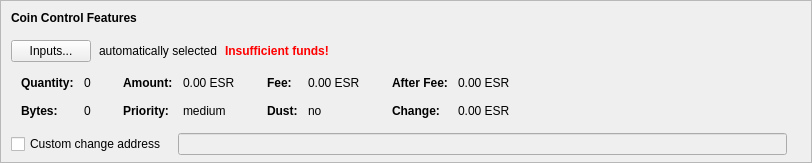
    <widget class="QFrame" name="frameCoinControl">
     <property name="sizePolicy">
      <sizepolicy hsizetype="Expanding" vsizetype="Expanding">
       <horstretch>0</horstretch>
       <verstretch>0</verstretch>
      </sizepolicy>
     </property>
     <property name="maximumSize">
      <size>
       <width>16777215</width>
       <height>16777215</height>
      </size>
     </property>
     <property name="frameShape">
      <enum>QFrame::StyledPanel</enum>
     </property>
     <property name="frameShadow">
      <enum>QFrame::Sunken</enum>
     </property>
     <layout class="QVBoxLayout" name="verticalLayoutCoinControl2">
      <property name="spacing">
       <number>0</number>
      </property>
      <property name="leftMargin">
       <number>0</number>
      </property>
      <property name="topMargin">
       <number>0</number>
      </property>
      <property name="rightMargin">
       <number>0</number>
      </property>
      <property name="bottomMargin">
       <number>6</number>
      </property>
      <item>
       <layout class="QVBoxLayout" name="verticalLayoutCoinControl" stretch="0,0,0,0,1">
        <property name="spacing">
         <number>0</number>
        </property>
        <property name="leftMargin">
         <number>10</number>
        </property>
        <property name="topMargin">
         <number>10</number>
        </property>
        <item>
         <layout class="QHBoxLayout" name="horizontalLayoutCoinControl1">
          <property name="bottomMargin">
           <number>15</number>
          </property>
          <item>
           <widget class="QLabel" name="labelCoinControlFeatures">
            <property name="sizePolicy">
             <sizepolicy hsizetype="Preferred" vsizetype="Maximum">
              <horstretch>0</horstretch>
              <verstretch>0</verstretch>
             </sizepolicy>
            </property>
            <property name="font">
             <font>
              <weight>75</weight>
              <bold>true</bold>
             </font>
            </property>
            <property name="styleSheet">
             <string notr="true">font-weight:bold;</string>
            </property>
            <property name="text">
             <string>Coin Control Features</string>
            </property>
           </widget>
          </item>
         </layout>
        </item>
        <item>
         <layout class="QHBoxLayout" name="horizontalLayoutCoinControl2" stretch="0,0,0,0">
          <property name="spacing">
           <number>8</number>
          </property>
          <property name="bottomMargin">
           <number>10</number>
          </property>
          <item>
           <widget class="QPushButton" name="pushButtonCoinControl">
            <property name="styleSheet">
             <string notr="true"/>
            </property>
            <property name="text">
             <string>Inputs...</string>
            </property>
            <property name="autoDefault">
             <bool>false</bool>
            </property>
           </widget>
          </item>
          <item>
           <widget class="QLabel" name="labelCoinControlAutomaticallySelected">
            <property name="text">
             <string>automatically selected</string>
            </property>
            <property name="margin">
             <number>5</number>
            </property>
           </widget>
          </item>
          <item>
           <widget class="QLabel" name="labelCoinControlInsuffFunds">
            <property name="font">
             <font>
              <weight>75</weight>
              <bold>true</bold>
             </font>
            </property>
            <property name="styleSheet">
             <string notr="true">color:red;font-weight:bold;</string>
            </property>
            <property name="text">
             <string>Insufficient funds!</string>
            </property>
            <property name="margin">
             <number>5</number>
            </property>
           </widget>
          </item>
          <item>
           <spacer name="horizontalSpacerCoinControl">
            <property name="orientation">
             <enum>Qt::Horizontal</enum>
            </property>
            <property name="sizeHint" stdset="0">
             <size>
              <width>40</width>
              <height>1</height>
             </size>
            </property>
           </spacer>
          </item>
         </layout>
        </item>
        <item>
         <widget class="QWidget" name="widgetCoinControl" native="true">
          <property name="sizePolicy">
           <sizepolicy hsizetype="Preferred" vsizetype="Preferred">
            <horstretch>0</horstretch>
            <verstretch>0</verstretch>
           </sizepolicy>
          </property>
          <property name="minimumSize">
           <size>
            <width>0</width>
            <height>0</height>
           </size>
          </property>
          <property name="styleSheet">
           <string notr="true"/>
          </property>
          <layout class="QHBoxLayout" name="horizontalLayoutCoinControl5">
           <property name="leftMargin">
            <number>0</number>
           </property>
           <property name="topMargin">
            <number>0</number>
           </property>
           <property name="rightMargin">
            <number>0</number>
           </property>
           <property name="bottomMargin">
            <number>0</number>
           </property>
           <item>
            <layout class="QHBoxLayout" name="horizontalLayoutCoinControl3" stretch="0,0,0,1">
             <property name="spacing">
              <number>20</number>
             </property>
             <property name="topMargin">
              <number>0</number>
             </property>
             <property name="bottomMargin">
              <number>10</number>
             </property>
             <item>
              <layout class="QFormLayout" name="formLayoutCoinControl1">
               <property name="horizontalSpacing">
                <number>10</number>
               </property>
               <property name="verticalSpacing">
                <number>14</number>
               </property>
               <property name="leftMargin">
                <number>10</number>
               </property>
               <property name="topMargin">
                <number>4</number>
               </property>
               <property name="rightMargin">
                <number>6</number>
               </property>
               <item row="0" column="0">
                <widget class="QLabel" name="labelCoinControlQuantityText">
                 <property name="font">
                  <font>
                   <weight>75</weight>
                   <bold>true</bold>
                  </font>
                 </property>
                 <property name="text">
                  <string>Quantity:</string>
                 </property>
                 <property name="margin">
                  <number>0</number>
                 </property>
                </widget>
               </item>
               <item row="0" column="1">
                <widget class="QLabel" name="labelCoinControlQuantity">
                 <property name="cursor">
                  <cursorShape>IBeamCursor</cursorShape>
                 </property>
                 <property name="contextMenuPolicy">
                  <enum>Qt::ActionsContextMenu</enum>
                 </property>
                 <property name="text">
                  <string notr="true">0</string>
                 </property>
                 <property name="margin">
                  <number>0</number>
                 </property>
                 <property name="textInteractionFlags">
                  <set>Qt::LinksAccessibleByMouse|Qt::TextSelectableByKeyboard|Qt::TextSelectableByMouse</set>
                 </property>
                </widget>
               </item>
               <item row="1" column="0">
                <widget class="QLabel" name="labelCoinControlBytesText">
                 <property name="font">
                  <font>
                   <weight>75</weight>
                   <bold>true</bold>
                  </font>
                 </property>
                 <property name="text">
                  <string>Bytes:</string>
                 </property>
                </widget>
               </item>
               <item row="1" column="1">
                <widget class="QLabel" name="labelCoinControlBytes">
                 <property name="cursor">
                  <cursorShape>IBeamCursor</cursorShape>
                 </property>
                 <property name="contextMenuPolicy">
                  <enum>Qt::ActionsContextMenu</enum>
                 </property>
                 <property name="text">
                  <string notr="true">0</string>
                 </property>
                 <property name="textInteractionFlags">
                  <set>Qt::LinksAccessibleByMouse|Qt::TextSelectableByKeyboard|Qt::TextSelectableByMouse</set>
                 </property>
                </widget>
               </item>
              </layout>
             </item>
             <item>
              <layout class="QFormLayout" name="formLayoutCoinControl2">
               <property name="horizontalSpacing">
                <number>10</number>
               </property>
               <property name="verticalSpacing">
                <number>14</number>
               </property>
               <property name="leftMargin">
                <number>6</number>
               </property>
               <property name="topMargin">
                <number>4</number>
               </property>
               <property name="rightMargin">
                <number>6</number>
               </property>
               <item row="0" column="0">
                <widget class="QLabel" name="labelCoinControlAmountText">
                 <property name="font">
                  <font>
                   <weight>75</weight>
                   <bold>true</bold>
                  </font>
                 </property>
                 <property name="text">
                  <string>Amount:</string>
                 </property>
                 <property name="margin">
                  <number>0</number>
                 </property>
                </widget>
               </item>
               <item row="0" column="1">
                <widget class="QLabel" name="labelCoinControlAmount">
                 <property name="cursor">
                  <cursorShape>IBeamCursor</cursorShape>
                 </property>
                 <property name="contextMenuPolicy">
                  <enum>Qt::ActionsContextMenu</enum>
                 </property>
                 <property name="text">
                  <string notr="true">0.00 ESR</string>
                 </property>
                 <property name="textInteractionFlags">
                  <set>Qt::LinksAccessibleByMouse|Qt::TextSelectableByKeyboard|Qt::TextSelectableByMouse</set>
                 </property>
                </widget>
               </item>
               <item row="1" column="0">
                <widget class="QLabel" name="labelCoinControlPriorityText">
                 <property name="font">
                  <font>
                   <weight>75</weight>
                   <bold>true</bold>
                  </font>
                 </property>
                 <property name="text">
                  <string>Priority:</string>
                 </property>
                </widget>
               </item>
               <item row="1" column="1">
                <widget class="QLabel" name="labelCoinControlPriority">
                 <property name="cursor">
                  <cursorShape>IBeamCursor</cursorShape>
                 </property>
                 <property name="contextMenuPolicy">
                  <enum>Qt::ActionsContextMenu</enum>
                 </property>
                 <property name="text">
                  <string notr="true">medium</string>
                 </property>
                 <property name="textInteractionFlags">
                  <set>Qt::LinksAccessibleByMouse|Qt::TextSelectableByKeyboard|Qt::TextSelectableByMouse</set>
                 </property>
                </widget>
               </item>
              </layout>
             </item>
             <item>
              <layout class="QFormLayout" name="formLayoutCoinControl3">
               <property name="horizontalSpacing">
                <number>10</number>
               </property>
               <property name="verticalSpacing">
                <number>14</number>
               </property>
               <property name="leftMargin">
                <number>6</number>
               </property>
               <property name="topMargin">
                <number>4</number>
               </property>
               <property name="rightMargin">
                <number>6</number>
               </property>
               <item row="0" column="0">
                <widget class="QLabel" name="labelCoinControlFeeText">
                 <property name="font">
                  <font>
                   <weight>75</weight>
                   <bold>true</bold>
                  </font>
                 </property>
                 <property name="text">
                  <string>Fee:</string>
                 </property>
                 <property name="margin">
                  <number>0</number>
                 </property>
                </widget>
               </item>
               <item row="0" column="1">
                <widget class="QLabel" name="labelCoinControlFee">
                 <property name="cursor">
                  <cursorShape>IBeamCursor</cursorShape>
                 </property>
                 <property name="contextMenuPolicy">
                  <enum>Qt::ActionsContextMenu</enum>
                 </property>
                 <property name="text">
                  <string notr="true">0.00 ESR</string>
                 </property>
                 <property name="textInteractionFlags">
                  <set>Qt::LinksAccessibleByMouse|Qt::TextSelectableByKeyboard|Qt::TextSelectableByMouse</set>
                 </property>
                </widget>
               </item>
               <item row="1" column="0">
                <widget class="QLabel" name="labelCoinControlLowOutputText">
                 <property name="font">
                  <font>
                   <weight>75</weight>
                   <bold>true</bold>
                  </font>
                 </property>
                 <property name="text">
                  <string>Dust:</string>
                 </property>
                </widget>
               </item>
               <item row="1" column="1">
                <widget class="QLabel" name="labelCoinControlLowOutput">
                 <property name="cursor">
                  <cursorShape>IBeamCursor</cursorShape>
                 </property>
                 <property name="contextMenuPolicy">
                  <enum>Qt::ActionsContextMenu</enum>
                 </property>
                 <property name="text">
                  <string notr="true">no</string>
                 </property>
                 <property name="textInteractionFlags">
                  <set>Qt::LinksAccessibleByMouse|Qt::TextSelectableByKeyboard|Qt::TextSelectableByMouse</set>
                 </property>
                </widget>
               </item>
              </layout>
             </item>
             <item>
              <layout class="QFormLayout" name="formLayoutCoinControl4">
               <property name="horizontalSpacing">
                <number>10</number>
               </property>
               <property name="verticalSpacing">
                <number>14</number>
               </property>
               <property name="leftMargin">
                <number>6</number>
               </property>
               <property name="topMargin">
                <number>4</number>
               </property>
               <property name="rightMargin">
                <number>6</number>
               </property>
               <item row="0" column="0">
                <widget class="QLabel" name="labelCoinControlAfterFeeText">
                 <property name="font">
                  <font>
                   <weight>75</weight>
                   <bold>true</bold>
                  </font>
                 </property>
                 <property name="text">
                  <string>After Fee:</string>
                 </property>
                 <property name="margin">
                  <number>0</number>
                 </property>
                </widget>
               </item>
               <item row="0" column="1">
                <widget class="QLabel" name="labelCoinControlAfterFee">
                 <property name="cursor">
                  <cursorShape>IBeamCursor</cursorShape>
                 </property>
                 <property name="contextMenuPolicy">
                  <enum>Qt::ActionsContextMenu</enum>
                 </property>
                 <property name="text">
                  <string notr="true">0.00 ESR</string>
                 </property>
                 <property name="textInteractionFlags">
                  <set>Qt::LinksAccessibleByMouse|Qt::TextSelectableByKeyboard|Qt::TextSelectableByMouse</set>
                 </property>
                </widget>
               </item>
               <item row="1" column="0">
                <widget class="QLabel" name="labelCoinControlChangeText">
                 <property name="font">
                  <font>
                   <weight>75</weight>
                   <bold>true</bold>
                  </font>
                 </property>
                 <property name="text">
                  <string>Change:</string>
                 </property>
                </widget>
               </item>
               <item row="1" column="1">
                <widget class="QLabel" name="labelCoinControlChange">
                 <property name="cursor">
                  <cursorShape>IBeamCursor</cursorShape>
                 </property>
                 <property name="contextMenuPolicy">
                  <enum>Qt::ActionsContextMenu</enum>
                 </property>
                 <property name="text">
                  <string notr="true">0.00 ESR</string>
                 </property>
                 <property name="textInteractionFlags">
                  <set>Qt::LinksAccessibleByMouse|Qt::TextSelectableByKeyboard|Qt::TextSelectableByMouse</set>
                 </property>
                </widget>
               </item>
              </layout>
             </item>
            </layout>
           </item>
          </layout>
         </widget>
        </item>
        <item>
         <layout class="QHBoxLayout" name="horizontalLayoutCoinControl4" stretch="0,0,0">
          <property name="spacing">
           <number>12</number>
          </property>
          <property name="sizeConstraint">
           <enum>QLayout::SetDefaultConstraint</enum>
          </property>
          <property name="topMargin">
           <number>5</number>
          </property>
          <property name="rightMargin">
           <number>5</number>
          </property>
          <item>
           <widget class="QCheckBox" name="checkBoxCoinControlChange">
            <property name="toolTip">
             <string>If this is activated, but the change address is empty or invalid, change will be sent to a newly generated address.</string>
            </property>
            <property name="text">
             <string>Custom change address</string>
            </property>
           </widget>
          </item>
          <item>
           <widget class="QValidatedLineEdit" name="lineEditCoinControlChange">
            <property name="enabled">
             <bool>false</bool>
            </property>
            <property name="sizePolicy">
             <sizepolicy hsizetype="Expanding" vsizetype="Fixed">
              <horstretch>0</horstretch>
              <verstretch>0</verstretch>
             </sizepolicy>
            </property>
           </widget>
          </item>
          <item>
           <widget class="QLabel" name="labelCoinControlChangeLabel">
            <property name="sizePolicy">
             <sizepolicy hsizetype="Preferred" vsizetype="Expanding">
              <horstretch>0</horstretch>
              <verstretch>0</verstretch>
             </sizepolicy>
            </property>
            <property name="minimumSize">
             <size>
              <width>0</width>
              <height>0</height>
             </size>
            </property>
            <property name="text">
             <string/>
            </property>
            <property name="margin">
             <number>3</number>
            </property>
           </widget>
          </item>
         </layout>
        </item>
        <item>
         <spacer name="verticalSpacerCoinControl">
          <property name="orientation">
           <enum>Qt::Vertical</enum>
          </property>
          <property name="sizeHint" stdset="0">
           <size>
            <width>800</width>
            <height>1</height>
           </size>
          </property>
         </spacer>
        </item>
       </layout>
      </item>
     </layout>
    </widget>
